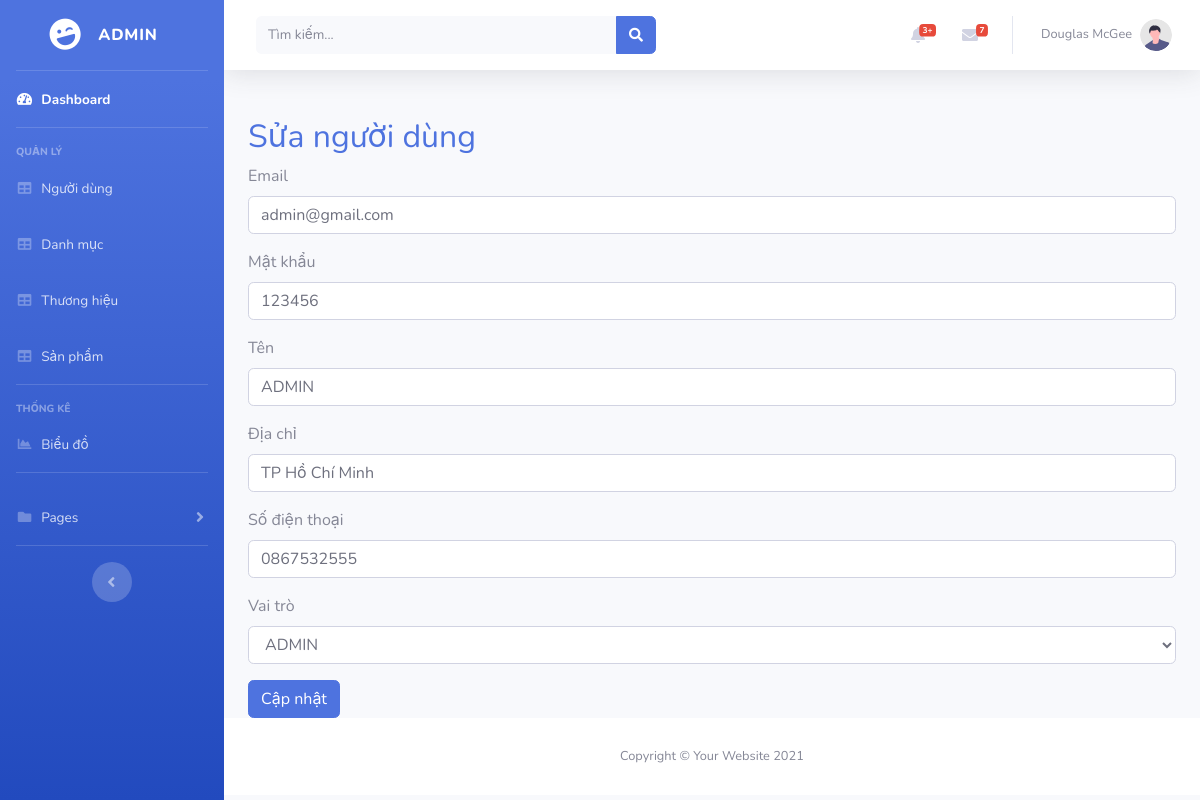
Screenshot of /admin/index.php?pg=updateuser&id=1 with the database file from the repository.
### tables this page shows
CREATE TABLE `users` (
  `id` bigint NOT NULL,
  `email` varchar(255) DEFAULT NULL,
  `password` varchar(255) DEFAULT NULL,
  `name` varchar(255) DEFAULT NULL,
  `address` varchar(255) DEFAULT NULL,
  `phone` varchar(255) DEFAULT NULL,
  `role` varchar(255) DEFAULT NULL
);

### dao/pdo.php (called while the page is built, shortened)
<?php
function pdo_get_connection()
{
    $dburl = "mysql:host=localhost;dbname=laptopshop123;charset=utf8";
    $username = 'root';
    $password = '123456';
    $conn = new PDO($dburl, $username, $password);
    $conn->setAttribute(PDO::ATTR_ERRMODE, PDO::ERRMODE_EXCEPTION);
    return $conn;
}
function pdo_query_one($sql)
{
    $sql_args = array_slice(func_get_args(), 1);
    try {
        $conn = pdo_get_connection();
        $stmt = $conn->prepare($sql);
        $stmt->execute($sql_args);
        $row = $stmt->fetch(PDO::FETCH_ASSOC);
        return $row;
    } catch (PDOException $e) {
        throw $e;
    } finally {
        unset($conn);
    }
}

### dao/user.php (called while the page is built, shortened)
<?php
function getUserById($id)
{
    $sql = "SELECT * FROM users WHERE id = ?";
    return pdo_query_one($sql, $id);
}

### admin/view/user/updateuser.php (the view, shortened to what this page needs)
<div class="container mt-5">
    <h2 class="text-primary">Sửa người dùng</h2>
    <form action="index.php?pg=handleupdateuser" method="POST">
        <div class="mb-3">
            <label class="form-label">Email</label>
            <input type="email" name="email" class="form-control" value="<?= $user['email'] ?>" required>
        </div>
        <div class="mb-3">
            <label class="form-label">Mật khẩu</label>
            <input type="text" name="password" class="form-control" value="<?= $user['password'] ?>" required>
        </div>
        <div class="mb-3">
            <label class="form-label">Tên</label>
            <input type="text" name="name" class="form-control" value="<?= $user['name'] ?>" required>
        </div>
        <div class="mb-3">
            <label class="form-label">Địa chỉ</label>
            <input type="text" name="address" class="form-control" value="<?= $user['address'] ?>">
        </div>
        <div class="mb-3">
            <label class="form-label">Số điện thoại</label>
            <input type="text" name="phone" class="form-control" value="<?= $user['phone'] ?>">
        </div>
        <div class="mb-3">
            <label class="form-label">Vai trò</label>
            <select name="role" class="form-control" required>
                <option value="ADMIN" <?= $user['role'] == 'ADMIN' ? 'selected' : '' ?>>ADMIN</option>
            </select>
        </div>
        <button type="submit" name="updateuser" class="btn btn-primary">Cập nhật</button>
    </form>
</div>

### rows the page displays
users: email "admin@gmail.com", password "123456", name "ADMIN", address "TP Hồ Chí Minh", phone "0867532555", role "ADMIN"
